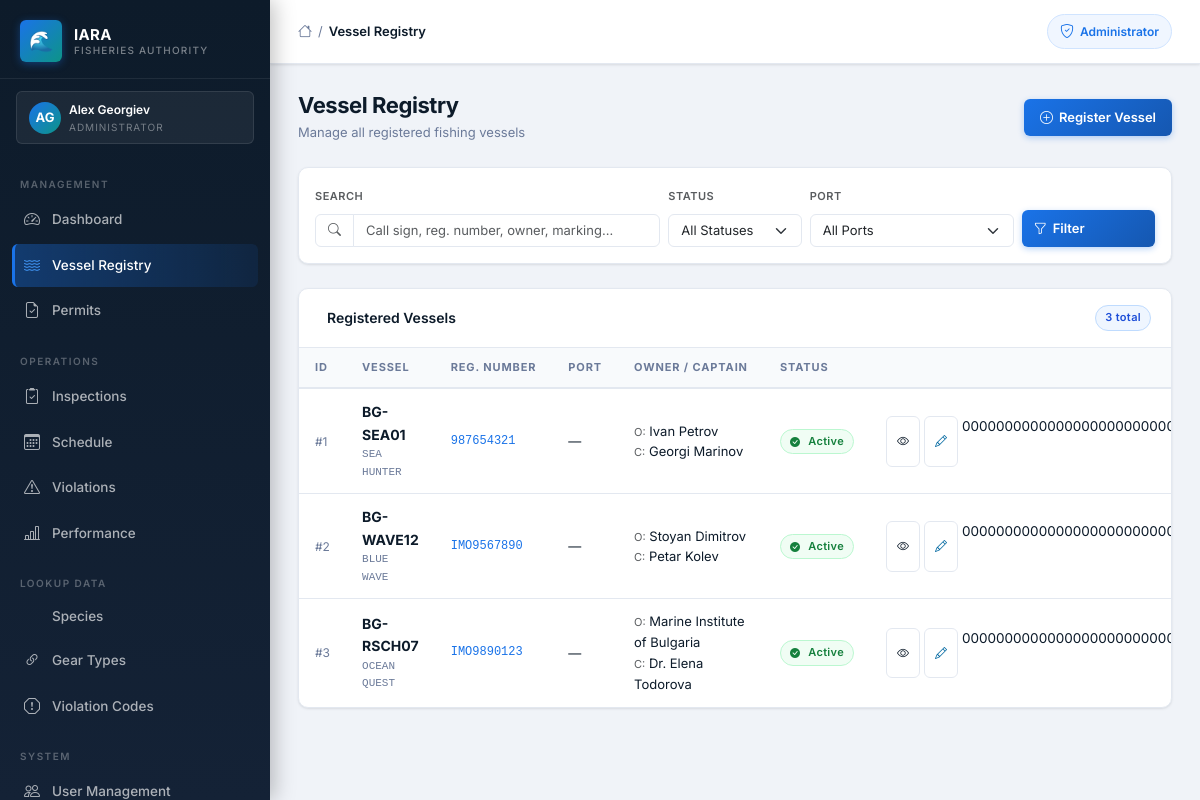
Before: /admin/vessels (signed in) with the older database file.
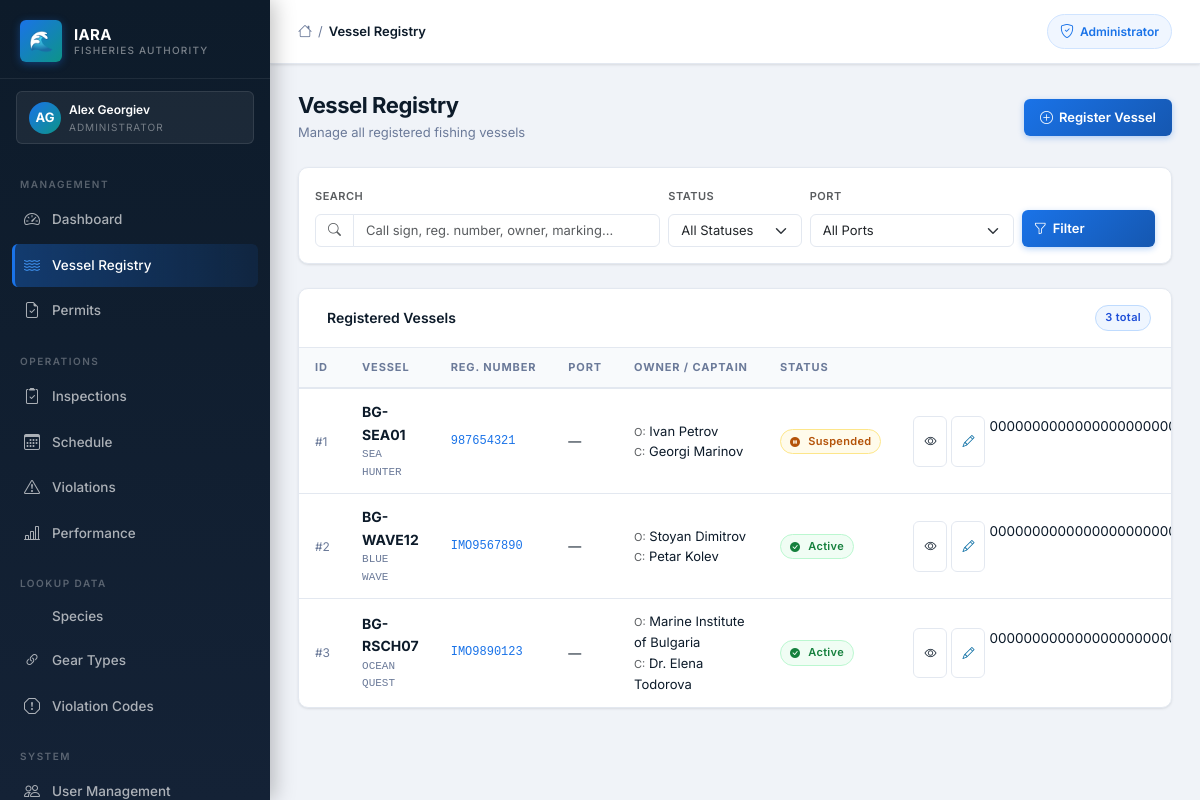
After: the same page with the newer database file.
### iara_app/models.py (models this page shows, shortened)
class Vessel(db.Model):
    __tablename__ = "vessel"
    id = db.Column(db.Integer, primary_key=True)
    international_number = db.Column(db.String(50), nullable=False, unique=True)
    call_sign            = db.Column(db.String(50), nullable=False)
    marking              = db.Column(db.String(50), nullable=False)
    name_bg = db.Column(db.String(150))
    name_en = db.Column(db.String(150))
    port_registration = db.Column(db.String(100))
    registration_date = db.Column(db.Date)
    status = db.Column(db.String(20), nullable=False, default=VesselStatus.ACTIVE.value)
    length        = db.Column(db.Float, nullable=False)
    width         = db.Column(db.Float, nullable=False)
    gross_tonnage = db.Column(db.Float)
    engine_power  = db.Column(db.Integer, nullable=False)
    owner_name   = db.Column(db.String(100), nullable=False)
    owner_egn    = db.Column(db.String(20))
    captain_name = db.Column(db.String(100), nullable=False)
    created_at = db.Column(db.DateTime, default=datetime.utcnow)
    permits              = db.relationship("Permit", backref="vessel", lazy=True)
    inspections          = db.relationship("Inspection", backref="vessel", lazy=True)
    scheduled_inspections = db.relationship("ScheduledInspection", backref="vessel", lazy=True)
    documents            = db.relationship("VesselDocument", backref="vessel", lazy=True, cascade="all, delete-orphan")
    photos               = db.relationship("VesselPhoto", backref="vessel", lazy=True, cascade="all, delete-orphan")
    ownership_history    = db.relationship("VesselOwnershipHistory", backref="vessel", lazy=True, cascade="all, delete-orphan")

### iara_app/routes/admin.py (the view, shortened to what this page needs)
@bp.route("/vessels")
@login_required
@admin_required
def vessels():
    q           = request.args.get("q", "").strip()
    status_f    = request.args.get("status", "")
    port_f      = request.args.get("port", "").strip()
    page        = request.args.get("page", 1, type=int)
    per_page    = 15
    query = Vessel.query
    if status_f:
        query = query.filter_by(status=status_f)
    if port_f:
        query = query.filter(Vessel.port_registration.ilike(f"%{port_f}%"))
    pagination  = query.order_by(Vessel.created_at.desc()).paginate(
        page=page, per_page=per_page, error_out=False
    )
    all_vessels = pagination.items
    ports = [r[0] for r in db.session.query(Vessel.port_registration)
             .filter(Vessel.port_registration.isnot(None))
             .distinct().all()]
    return render_template(
        "vessels/vessels.html",
        vessels=all_vessels,
        pagination=pagination,
        q=q, status_f=status_f, port_f=port_f,
        ports=ports,
        title="Vessel Registry"
    )

### iara_app/__init__.py (called while the page is built)
def create_app():
    app = Flask(__name__)
    app.config.from_object(Config)
    db.init_app(app)
    login_manager.init_app(app)
    migrate.init_app(app, db)
    csrf.init_app(app)
    from .models import User
    @login_manager.user_loader
    def load_user(user_id):
        user = db.session.get(User, int(user_id))   # SQLAlchemy 2.x style
        if user is None:
            return None
        if not user.is_active:
            return None
        return user
    from .routes import register_blueprints
    register_blueprints(app)
    scheduler.init_app(app)
    scheduler.start()
    scheduler.add_job(
        id="expire_permits_daily",
        func=expire_old_permits,
        trigger="interval",
        days=1
    )
    return app

### iara_app/templates/vessels/vessels.html (shortened to what the changed rows need)
{% extends "layout/base.html" %}
{% block content %}
<div class="page-header d-flex flex-wrap justify-content-between align-items-center mb-4">
    <div class="page-header-left">
        <h1 class="page-title">Vessel Registry</h1>
    </div>
</div>
<div class="iara-card">
    <div class="iara-card-header">
        <h2 class="iara-card-title"> Registered Vessels</h2>
    </div>
    <div class="iara-table-wrapper">
        <table class="iara-table">
            <thead>
                <tr>
                    <th>ID</th>
                    <th>Vessel</th>
                    <th>Reg. Number</th>
                    <th>Port</th>
                    <th>Owner / Captain</th>
                    <th>Status</th>
                    <th style="text-align:right;">Actions</th>
                </tr>
            </thead>
            <tbody>
                {% for vessel in vessels %}
                <tr>
                    <td style="font-size:12px;color:var(--text-secondary);">#{{ vessel.id }}</td>
                    <td>
                        <div style="font-weight:700;font-size:14px;color:var(--text-primary);">{{ vessel.call_sign }}</div>
                        <div style="font-size:11px;color:var(--text-secondary);font-family:monospace;">{{ vessel.marking }}</div>
                    </td>
                    <td style="font-family:monospace;font-size:12px;color:var(--iara-blue);">{{ vessel.international_number }}</td>
                    <td style="font-size:13px;">{{ vessel.port_registration or '—' }}</td>
                    <td style="font-size:13px;">
                        <div><span class="text-muted" style="font-size:11px;">O:</span> {{ vessel.owner_name }}</div>
                        <div><span class="text-muted" style="font-size:11px;">C:</span> {{ vessel.captain_name }}</div>
                    </td>
                    <td>
                        {% if vessel.status == 'Active' %}
                        <span class="iara-badge" style="background:#f0fdf4;color:#15803d;border:1px solid #bbf7d0;"><i class="bi bi-check-circle-fill me-1"></i>Active</span>
                        {% elif vessel.status == 'Suspended' %}
                        <span class="iara-badge" style="background:#fffbeb;color:#b45309;border:1px solid #fde68a;"><i class="bi bi-pause-circle-fill me-1"></i>Suspended</span>
                        {% else %}
                        <span class="iara-badge" style="background:#fef2f2;color:#dc2626;border:1px solid #fecaca;"><i class="bi bi-x-circle-fill me-1"></i>Scrapped</span>
                        {% endif %}
                    </td>
                    <td style="text-align:right;">
                        <div class="d-flex gap-1 justify-content-end">
                            <a href="{{ url_for('admin.vessel_details', vessel_id=vessel.id) }}" class="btn-iara-secondary" style="padding:4px 10px;font-size:12px;">
                                <i class="bi bi-eye"></i>
                            </a>
                            <a href="{{ url_for('admin.edit_vessel', vessel_id=vessel.id) }}" class="btn-iara-secondary" style="padding:4px 10px;font-size:12px;color:#0369a1;">
                                <i class="bi bi-pencil"></i>
                            </a>
                            <form method="POST" action="{{ url_for('admin.delete_vessel', vessel_id=vessel.id) }}"
                                  onsubmit="return confirm('Permanently delete vessel {{ vessel.call_sign }}? This cannot be undone.');" style="display:inline;">
                                {{ csrf_token() if csrf_token is defined else '' }}
                            </form>
                        </div>
                    </td>
                </tr>
                {% endfor %}
            </tbody>
        </table>
    </div>
</div>
{% endblock %}

### iara_app/templates/layout/base.html (shortened to what the changed rows need)
<!DOCTYPE html>
<html lang="en">
<head>
  <link href="https://cdn.jsdelivr.net/npm/bootstrap@5.3.2/dist/css/bootstrap.min.css" rel="stylesheet">
  <link rel="stylesheet" href="https://cdn.jsdelivr.net/npm/bootstrap-icons@1.11.3/font/bootstrap-icons.min.css">
  <link rel="stylesheet" href="{{ url_for('static', filename='css/iara_theme.css') }}">
</head>
<body>
  {% if current_user.is_authenticated %}
  <aside class="iara-sidebar">
    <a class="sidebar-brand" href="#">
      <div class="sidebar-brand-icon">🌊</div>
      <div class="sidebar-brand-text">
        <div class="sidebar-brand-name">IARA</div>
        <div class="sidebar-brand-sub">Fisheries Authority</div>
      </div>
    </a>
    <div class="sidebar-role-banner">
      <div class="sidebar-role-avatar">
        {{ current_user.first_name[0]|upper }}{{ current_user.last_name[0]|upper }}
      </div>
      <div>
        <div class="sidebar-role-name">{{ current_user.first_name }} {{ current_user.last_name }}</div>
        <div class="sidebar-role-label">
          {% if current_user.role == "administrator" %}Administrator
          {% elif current_user.role == "inspector" %}Inspector
          {% elif current_user.role == "fisherman" %}Fisherman
          {% else %}Amateur Fisher{% endif %}
        </div>
      </div>
    </div>
    <nav class="sidebar-nav">
      {% if current_user.role == "administrator" %}
      <div class="sidebar-section-label">Management</div>
      <a href="{{ url_for('admin.admin_dashboard') }}"
        class="sidebar-link {% if request.endpoint == 'admin.admin_dashboard' %}active{% endif %}">
        <i class="bi bi-speedometer2"></i> Dashboard
      </a>
      <a href="{{ url_for('admin.vessels') }}"
        class="sidebar-link {% if 'vessel' in request.endpoint %}active{% endif %}">
        <i class="bi bi-water"></i> Vessel Registry
      </a>
      <a href="{{ url_for('admin.permits') }}"
        class="sidebar-link ">
        <i class="bi bi-file-earmark-check"></i> Permits
      </a>
      <div class="sidebar-section-label" style="margin-top:8px;">Operations</div>
      <a href="{{ url_for('admin.admin_inspections') }}"
        class="sidebar-link {% if 'inspection' in request.endpoint and 'schedule' not in request.endpoint %}active{% endif %}">
        <i class="bi bi-clipboard2-check"></i> Inspections
      </a>
      <a href="{{ url_for('admin.schedule_list') }}"
        class="sidebar-link {% if 'schedule' in request.endpoint %}active{% endif %}">
        <i class="bi bi-calendar3"></i> Schedule
      </a>
      <a href="{{ url_for('admin.admin_violations') }}"
        class="sidebar-link {% if 'violation' in request.endpoint %}active{% endif %}">
        <i class="bi bi-exclamation-triangle"></i> Violations
      </a>
      <a href="{{ url_for('admin.admin_inspector_performance') }}"
        class="sidebar-link {% if 'performance' in request.endpoint %}active{% endif %}">
        <i class="bi bi-bar-chart-line"></i> Performance
      </a>
      <div class="sidebar-section-label" style="margin-top:8px;">Lookup Data</div>
      <a href="{{ url_for('lookup.species_list') }}"
        class="sidebar-link {% if 'species' in request.endpoint %}active{% endif %}">
         Species
      </a>
      <a href="{{ url_for('lookup.gear_list') }}"
        class="sidebar-link {% if 'gear' in request.endpoint %}active{% endif %}">
        <i class="bi bi-link-45deg"></i> Gear Types
      </a>
      <a href="{{ url_for('lookup.violation_codes_list') }}"
        class="sidebar-link {% if 'violation_code' in request.endpoint %}active{% endif %}">
        <i class="bi bi-exclamation-octagon"></i> Violation Codes
      </a>
      <div class="sidebar-section-label" style="margin-top:8px;">System</div>
      <a href="{{ url_for('admin.admin_users') }}"
        class="sidebar-link {% if 'users' in request.endpoint %}active{% endif %}">
        <i class="bi bi-people"></i> User Management
      </a>
      {% endif %}
    </nav>
  </aside>
  {% endif %}
  <div class="iara-main" {% if not current_user.is_authenticated %}style="margin-left:0;" {% endif %}>
    <main class="iara-content">
      {% block content %}{% endblock %}
    </main>
  </div>
</body>
</html>

Changed rows visible on the page:
changed Vessel "BG-SEA01": status "Active" → "Suspended"
